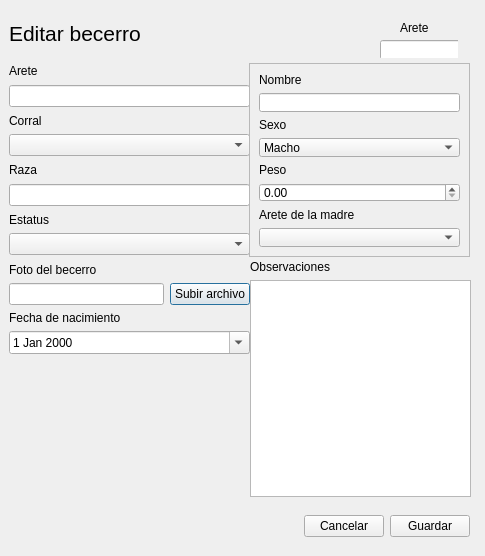
<?xml version="1.0" encoding="UTF-8"?>
<ui version="4.0">
 <class>Dialog</class>
 <widget class="QDialog" name="Dialog">
  <property name="geometry">
   <rect>
    <x>0</x>
    <y>0</y>
    <width>485</width>
    <height>556</height>
   </rect>
  </property>
  <property name="windowTitle">
   <string>Editar becerro</string>
  </property>
  <widget class="QWidget" name="widget_4" native="true">
   <property name="geometry">
    <rect>
     <x>9</x>
     <y>9</y>
     <width>354</width>
     <height>48</height>
    </rect>
   </property>
   <layout class="QHBoxLayout" name="horizontalLayout_2">
    <item>
     <widget class="QLabel" name="label">
      <property name="font">
       <font>
        <family>Segoe UI</family>
        <pointsize>16</pointsize>
       </font>
      </property>
      <property name="text">
       <string>Editar becerro</string>
      </property>
     </widget>
    </item>
    <item>
     <spacer name="horizontalSpacer_2">
      <property name="orientation">
       <enum>Qt::Horizontal</enum>
      </property>
      <property name="sizeHint" stdset="0">
       <size>
        <width>201</width>
        <height>20</height>
       </size>
      </property>
     </spacer>
    </item>
   </layout>
  </widget>
  <widget class="QWidget" name="widget_6" native="true">
   <property name="geometry">
    <rect>
     <x>370</x>
     <y>10</y>
     <width>88</width>
     <height>48</height>
    </rect>
   </property>
   <widget class="QLabel" name="label_12">
    <property name="geometry">
     <rect>
      <x>30</x>
      <y>10</y>
      <width>61</width>
      <height>16</height>
     </rect>
    </property>
    <property name="text">
     <string>Arete</string>
    </property>
   </widget>
   <widget class="QLineEdit" name="lineEdit_4">
    <property name="geometry">
     <rect>
      <x>10</x>
      <y>30</y>
      <width>81</width>
      <height>20</height>
     </rect>
    </property>
   </widget>
   <widget class="QLabel" name="label_13">
    <property name="geometry">
     <rect>
      <x>10</x>
      <y>10</y>
      <width>16</width>
      <height>16</height>
     </rect>
    </property>
    <property name="text">
     <string/>
    </property>
    <property name="pixmap">
     <pixmap resource="../../resources.qrc">:/icons/img/icons/seguridad2.png</pixmap>
    </property>
    <property name="scaledContents">
     <bool>true</bool>
    </property>
   </widget>
  </widget>
  <widget class="QWidget" name="widget_2" native="true">
   <property name="geometry">
    <rect>
     <x>9</x>
     <y>63</y>
     <width>241</width>
     <height>192</height>
    </rect>
   </property>
   <layout class="QVBoxLayout" name="verticalLayout_2">
    <item>
     <widget class="QLabel" name="label_2">
      <property name="text">
       <string>Arete</string>
      </property>
     </widget>
    </item>
    <item>
     <widget class="QLineEdit" name="lineEdit"/>
    </item>
    <item>
     <widget class="QLabel" name="label_4">
      <property name="text">
       <string>Corral</string>
      </property>
     </widget>
    </item>
    <item>
     <widget class="QComboBox" name="comboBox"/>
    </item>
    <item>
     <widget class="QLabel" name="label_6">
      <property name="text">
       <string>Raza</string>
      </property>
     </widget>
    </item>
    <item>
     <widget class="QLineEdit" name="lineEdit_7"/>
    </item>
    <item>
     <widget class="QLabel" name="label_9">
      <property name="text">
       <string>Estatus</string>
      </property>
     </widget>
    </item>
    <item>
     <widget class="QComboBox" name="comboBox_4">
      <property name="editable">
       <bool>false</bool>
      </property>
      <property name="currentText">
       <string/>
      </property>
     </widget>
    </item>
   </layout>
  </widget>
  <widget class="QFrame" name="frame">
   <property name="geometry">
    <rect>
     <x>249</x>
     <y>63</y>
     <width>221</width>
     <height>194</height>
    </rect>
   </property>
   <property name="frameShape">
    <enum>QFrame::StyledPanel</enum>
   </property>
   <property name="frameShadow">
    <enum>QFrame::Raised</enum>
   </property>
   <layout class="QVBoxLayout" name="verticalLayout">
    <item>
     <widget class="QLabel" name="label_3">
      <property name="text">
       <string>Nombre</string>
      </property>
     </widget>
    </item>
    <item>
     <widget class="QLineEdit" name="lineEdit_2"/>
    </item>
    <item>
     <widget class="QLabel" name="label_5">
      <property name="text">
       <string>Sexo</string>
      </property>
     </widget>
    </item>
    <item>
     <widget class="QComboBox" name="comboBox_2">
      <property name="editable">
       <bool>false</bool>
      </property>
      <property name="currentText">
       <string>Macho</string>
      </property>
      <item>
       <property name="text">
        <string>Macho</string>
       </property>
      </item>
      <item>
       <property name="text">
        <string>Hembra</string>
       </property>
      </item>
     </widget>
    </item>
    <item>
     <widget class="QLabel" name="label_8">
      <property name="text">
       <string>Peso</string>
      </property>
     </widget>
    </item>
    <item>
     <widget class="QDoubleSpinBox" name="doubleSpinBox"/>
    </item>
    <item>
     <widget class="QLabel" name="label_10">
      <property name="text">
       <string>Arete de la madre</string>
      </property>
     </widget>
    </item>
    <item>
     <widget class="QComboBox" name="comboBox_5"/>
    </item>
   </layout>
  </widget>
  <widget class="QWidget" name="widget_5" native="true">
   <property name="geometry">
    <rect>
     <x>9</x>
     <y>263</y>
     <width>241</width>
     <height>237</height>
    </rect>
   </property>
   <layout class="QGridLayout" name="gridLayout_2">
    <item row="1" column="1">
     <widget class="QPushButton" name="indexbtn2">
      <property name="text">
       <string>Subir archivo</string>
      </property>
      <property name="icon">
       <iconset resource="../../resources.qrc">
        <normaloff>:/icons/img/icons/cargar.png</normaloff>:/icons/img/icons/cargar.png</iconset>
      </property>
      <property name="iconSize">
       <size>
        <width>20</width>
        <height>20</height>
       </size>
      </property>
      <property name="checkable">
       <bool>true</bool>
      </property>
      <property name="autoExclusive">
       <bool>true</bool>
      </property>
     </widget>
    </item>
    <item row="3" column="0" colspan="2">
     <widget class="QDateEdit" name="dateEdit">
      <property name="calendarPopup">
       <bool>true</bool>
      </property>
     </widget>
    </item>
    <item row="2" column="0">
     <widget class="QLabel" name="label_7">
      <property name="text">
       <string>Fecha de nacimiento</string>
      </property>
     </widget>
    </item>
    <item row="4" column="0">
     <spacer name="verticalSpacer">
      <property name="orientation">
       <enum>Qt::Vertical</enum>
      </property>
      <property name="sizeHint" stdset="0">
       <size>
        <width>20</width>
        <height>122</height>
       </size>
      </property>
     </spacer>
    </item>
    <item row="0" column="0" colspan="2">
     <widget class="QLabel" name="label_14">
      <property name="text">
       <string>Foto del becerro</string>
      </property>
     </widget>
    </item>
    <item row="1" column="0">
     <widget class="QLineEdit" name="lineEdit_5"/>
    </item>
   </layout>
  </widget>
  <widget class="QWidget" name="widget_3" native="true">
   <property name="geometry">
    <rect>
     <x>250</x>
     <y>260</y>
     <width>221</width>
     <height>237</height>
    </rect>
   </property>
   <layout class="QGridLayout" name="gridLayout">
    <item row="2" column="0">
     <widget class="QTextEdit" name="textEdit"/>
    </item>
    <item row="1" column="0">
     <widget class="QLabel" name="label_11">
      <property name="text">
       <string>Observaciones</string>
      </property>
     </widget>
    </item>
   </layout>
  </widget>
  <widget class="QWidget" name="widget" native="true">
   <property name="geometry">
    <rect>
     <x>9</x>
     <y>506</y>
     <width>461</width>
     <height>41</height>
    </rect>
   </property>
   <layout class="QHBoxLayout" name="horizontalLayout">
    <item>
     <spacer name="horizontalSpacer">
      <property name="orientation">
       <enum>Qt::Horizontal</enum>
      </property>
      <property name="sizeHint" stdset="0">
       <size>
        <width>258</width>
        <height>20</height>
       </size>
      </property>
     </spacer>
    </item>
    <item>
     <widget class="QPushButton" name="pushButton">
      <property name="text">
       <string>Cancelar</string>
      </property>
     </widget>
    </item>
    <item>
     <widget class="QPushButton" name="pushButton_2">
      <property name="text">
       <string>Guardar</string>
      </property>
     </widget>
    </item>
   </layout>
  </widget>
 </widget>
 <resources>
  <include location="../../resources.qrc"/>
 </resources>
 <connections/>
</ui>
